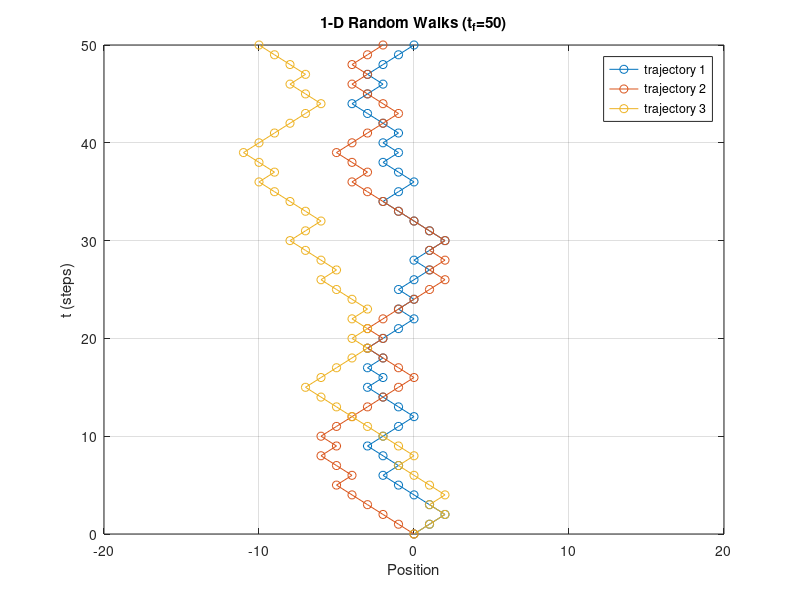

MATLAB code to generate this figure: (Note: a time limit stopped this script after it produced the figure.)
%% exercise 1.1

clear all, close all, clc

tf=50;
t=0:tf;
p = 0.5; %prob to jump on the left or on the right (p=q)
pos(1)=0; % 1-d position starts on the origin
figure
for n=1:3
for i=1:length(t)-1    % i is the number of steps from 1 to 10
    R=rand;   % generates a random value drawn from the standard uniform distribution on the interval(0,1)
    if R<p
        S=-1;
    elseif R>p
        S=1;
    end
    pos(i+1)=S+pos(i); % new position of this random walk
end
plot(pos,t,'o-'),grid on
hold on
end
xlim([-20 20])
xlabel('Position')
ylabel('t (steps)')
title('1-D Random Walks (t_f=50)')
legend('trajectory 1','trajectory 2','trajectory 3')
print('-djpeg90','./latex/Graphics/randwalk.jpg')


%% exercise 1.2
clear all, close all, clc
tf_matrix=[40,41;400,401;4000,4001]
p = 0.5; %prob to jump on the left or on the right (p=q)
N=50000; % nr of trajectories
x=-500:500;
P_mean=zeros(length(x),3);
for o=1:3
P=zeros(length(x),2);
tf_list=tf_matrix(o,:); % pairs considered: 40,41;400,401;4000,4001
for n=1:N
    for j=1:length(tf_list)
        tf=tf_list(j);
        t=0:tf;
        pos=zeros(length(t),1);
        for i=1:length(t)-1    % i is the number of steps from 1 to 10
            R=rand;   % generates a random value drawn from the standard uniform distribution on the interval(0,1)
            if R<p
                S=-1;
            elseif R>p
                S=1;
            end
            pos(i+1)=S+pos(i); % new position of this random walk
            if i==length(t)-1
                xi=pos(i+1);
                idx=xi+abs(min(x))+1;
                P(idx,j)=P(idx,j)+1;
            end
        end
    end
end

for i=1:length(P)
    P_mean(i,o)=(P(i,1)+P(i,2))/2;

end
P_mean(:,o)=P_mean(:,o)./N;

end
figure('units','normalized','outerposition',[0 0 0.5 0.6])
plot(x,P_mean(:,1),'r',x,P_mean(:,2),'g',x,P_mean(:,3),'b','LineWidth',1.5)
title('<P(x,t)> of 1-D Random Walks')
legend(['t = ' num2str(tf_matrix(1,1)) ', ' num2str(tf_matrix(1,2))] ...
        ,['t = ' num2str(tf_matrix(2,1)) ', ' num2str(tf_matrix(2,2))] ...
        ,['t = ' num2str(tf_matrix(3,1)) ', ' num2str(tf_matrix(3,2))])
xlabel('x')
ylabel('Probabilities')
xlim([-200 200])
grid on
print('-djpeg90','./latex/Graphics/p_3times.jpg')

tf=(tf_list(1)+tf_list(2))/2;
P_theoretical=1/sqrt(2*pi*tf).*exp(-(x.^2)/(2.*tf));
figure('units','normalized','outerposition',[0 0 0.5 0.6])
grid on, hold on
xlim([-200,200])
plot(x,P_mean(:,3),x,P_theoretical,'-','LineWidth',1.5)
title('Theoretical P(x,t) and <P(x,t)> (t=4000,4001)')
legend('<P(x,t)>','P_{t}')
xlabel('x')
ylabel('Probabilities')
print('-djpeg90','./latex/Graphics/p_comparison.jpg')
%mean squared errors
err1 = immse(P_theoretical',P_mean(:,1)) 
err2 = immse(P_theoretical',P_mean(:,2)) 
err3 = immse(P_theoretical',P_mean(:,3)) 

%% exercise 2

clear all, close all, clc

delta=0.015
p=0.5-delta
q=0.5+delta
tf_matrix=[40,41;400,401;4000,4001]
N=50000; % nr of trajectories
x=-500:500;
P_mean=zeros(length(x),3);
for o=1:3
P=zeros(length(x),2);

tf_list=tf_matrix(o,:); % pairs considered: 40,41;400,401;4000,4001
for n=1:N
    for j=1:length(tf_list)
        tf=tf_list(j);
        t=0:tf;
        pos=zeros(length(t),1);
        for i=1:length(t)-1    % i is the number of steps from 1 to 10
            R=rand;   % generates a random value drawn from the standard uniform distribution on the interval(0,1)
            if R<p
                S=-1;
            elseif R>p
                S=1;
            end
            pos(i+1)=S+pos(i); % new position of this random walk
            if i==length(t)-1
                xi=pos(i+1);
                idx=xi+abs(min(x))+1;
                P(idx,j)=P(idx,j)+1;
            end
        end
    end
end

for i=1:length(P)
    P_mean(i,o)=(P(i,1)+P(i,2))/2;

end
P_mean(:,o)=P_mean(:,o)./N;

end
figure('units','normalized','outerposition',[0 0 0.5 0.6])
plot(x,P_mean(:,1),'r',x,P_mean(:,2),'g',x,P_mean(:,3),'b','LineWidth',1.5)
title('<P(x,t)> of 1-D Asymmetric Random Walks')
legend(['t = ' num2str(tf_matrix(1,1)) ', ' num2str(tf_matrix(1,2))] ...
        ,['t = ' num2str(tf_matrix(2,1)) ', ' num2str(tf_matrix(2,2))] ...
        ,['t = ' num2str(tf_matrix(3,1)) ', ' num2str(tf_matrix(3,2))])
xlabel('x')
ylabel('Probabilities')
xlim([-200 350])
grid on
print('-djpeg90','./latex/Graphics/p2_3times.jpg')

tf=(tf_list(1)+tf_list(2))/2;
P_theoretical=1/sqrt(2*pi*tf).*exp(-((x-2*tf*delta).^2)./(2.*tf));
figure('units','normalized','outerposition',[0 0 0.5 0.6])
grid on, hold on
xlim([-200,350])
plot(x,P_mean(:,3),x,P_theoretical,'-','LineWidth',1.5)
title('Theoretical P(x,t) and <P(x,t)> (t=4000,4001)')
legend('<P(x,t)>','P_{t}')
xlabel('x')
ylabel('Probabilities')
print('-djpeg90','./latex/Graphics/p2_comparison.jpg')

% sum P =1 (checking 1st property in step 2 of the algorithm)
s1=sum(P_mean(:,1))
s2=sum(P_mean(:,2))
s3=sum(P_mean(:,3))

%checking 2nd property in step 2 of the algorithm
s1_2=sum(P_mean(:,1)).*(tf_matrix(1,1)+tf_matrix(1,2))*delta
s2_2=sum(P_mean(:,2).*(tf_matrix(2,1)+tf_matrix(2,2))*delta)
s3_2=sum(P_mean(:,3).*(tf_matrix(3,1)+tf_matrix(3,2))*delta)

%checking 3rd property in step 2 of the algorithm
s1_2=sum((P_mean(:,1)-(tf_matrix(1,1)+tf_matrix(1,2))*delta).^2)
s2_2=sum((P_mean(:,2)-(tf_matrix(2,1)+tf_matrix(2,2))*delta).^2)
s3_2=sum((P_mean(:,3)-(tf_matrix(3,1)+tf_matrix(3,2))*delta).^2)

%mean squared errors
err1 = immse(P_theoretical',P_mean(:,1)) 
err2 = immse(P_theoretical',P_mean(:,2)) 
err3 = immse(P_theoretical',P_mean(:,3)) 

%maximum values and comparing to the theory
max1=max(P_mean(:,1))
max2=max(P_mean(:,2))
max3=max(P_mean(:,3))
max1t=1/sqrt(2*pi*40.5)
max2t=1/sqrt(2*pi*400.5)
max3t=1/sqrt(2*pi*4000.5)
